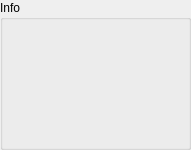
  <widget class="QGroupBox" name="groupBox1">
   <property name="geometry">
    <rect>
     <x>270</x>
     <y>30</y>
     <width>191</width>
     <height>150</height>
    </rect>
   </property>
   <property name="title">
    <string>Info</string>
   </property>
   <widget class="QLabel" name="inf1Label">
    <property name="geometry">
     <rect>
      <x>10</x>
      <y>20</y>
      <width>170</width>
      <height>20</height>
     </rect>
    </property>
    <property name="text">
     <string/>
    </property>
    <property name="wordWrap">
     <bool>false</bool>
    </property>
   </widget>
   <widget class="QLabel" name="inf2Label">
    <property name="geometry">
     <rect>
      <x>10</x>
      <y>40</y>
      <width>171</width>
      <height>20</height>
     </rect>
    </property>
    <property name="text">
     <string/>
    </property>
    <property name="wordWrap">
     <bool>false</bool>
    </property>
   </widget>
   <widget class="QLabel" name="inf6Label">
    <property name="geometry">
     <rect>
      <x>10</x>
      <y>120</y>
      <width>171</width>
      <height>20</height>
     </rect>
    </property>
    <property name="text">
     <string/>
    </property>
    <property name="alignment">
     <set>Qt::AlignRight|Qt::AlignTrailing|Qt::AlignVCenter</set>
    </property>
    <property name="wordWrap">
     <bool>false</bool>
    </property>
   </widget>
   <widget class="QLabel" name="inf4Label">
    <property name="geometry">
     <rect>
      <x>10</x>
      <y>80</y>
      <width>170</width>
      <height>20</height>
     </rect>
    </property>
    <property name="text">
     <string/>
    </property>
    <property name="wordWrap">
     <bool>false</bool>
    </property>
   </widget>
   <widget class="QLabel" name="inf3Label">
    <property name="geometry">
     <rect>
      <x>10</x>
      <y>60</y>
      <width>170</width>
      <height>20</height>
     </rect>
    </property>
    <property name="text">
     <string/>
    </property>
    <property name="wordWrap">
     <bool>false</bool>
    </property>
   </widget>
   <widget class="QLabel" name="inf5Label">
    <property name="geometry">
     <rect>
      <x>10</x>
      <y>100</y>
      <width>170</width>
      <height>20</height>
     </rect>
    </property>
    <property name="text">
     <string/>
    </property>
    <property name="wordWrap">
     <bool>false</bool>
    </property>
   </widget>
  </widget>
